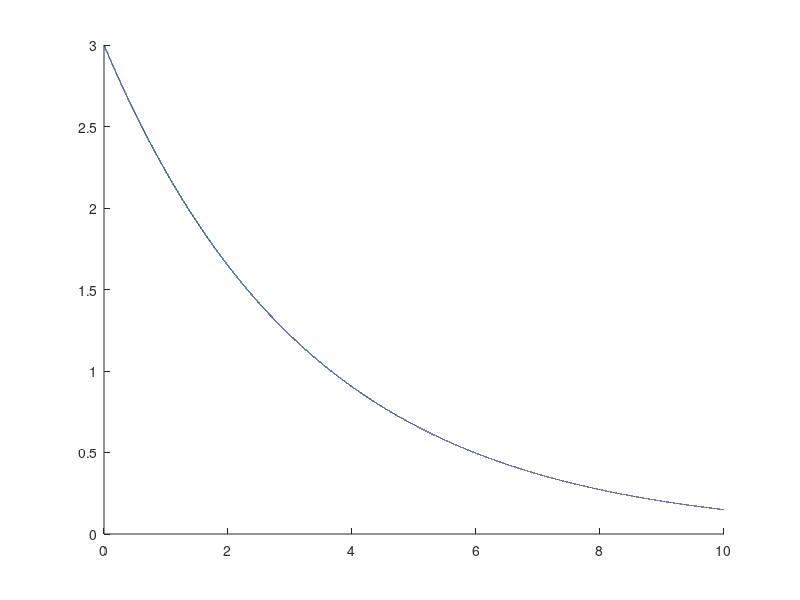
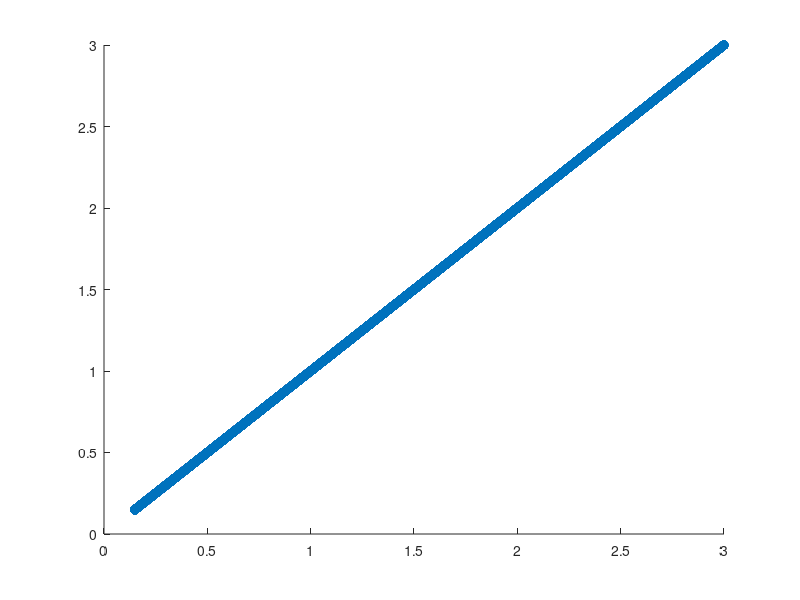
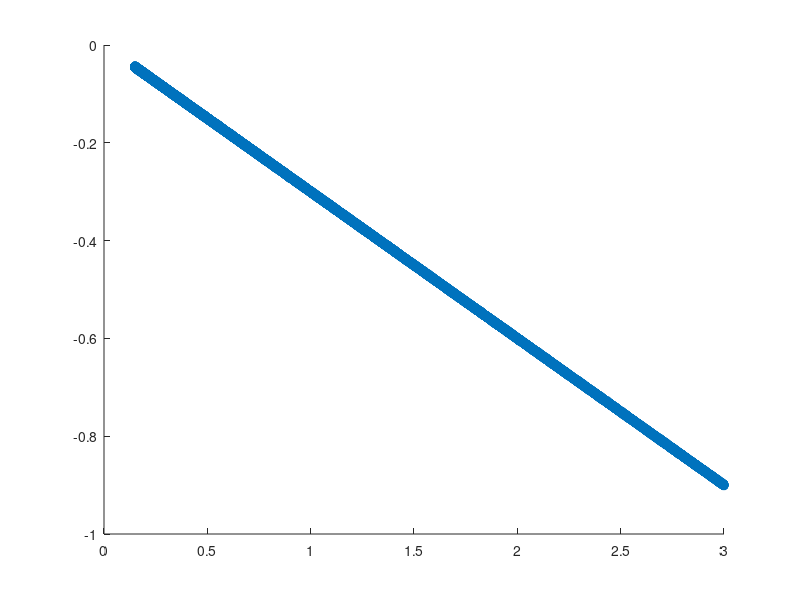

The MATLAB source for these figures, in order: (Note: this script raises an error after producing the figures.)
clear all
close all
addpath('functions', 'data');
clc

delta_t = 0.0001;
T = 10;

sigma = 0.00001;

x0 = 3;
x = zeros( 1, ceil(T/delta_t)+1 );

x(:, 1) = x0;

a = -0.3;

for t = 2:length(x)
    x(:, t) = (1 + a * delta_t) * x(:,t-1) + sigma * sqrt(delta_t) * randn(1);
end

t = 0:delta_t:T;

figure(); hold on;
plot(t, x(1,:), '-')
plot(t, x0.*exp(a.*t), 'k--')
hold off;

figure(); hold on;
scatter(x(1, 1:end-1), x(1, 2:end))

dx =  (x(1, 3:end) -  x(1, 1:end-2)) / (2 .* delta_t);

figure(); hold on;
scatter(x(1, 2:end-1), dx)

%%
clear all;
close all;
clc;

param = [3.2, 0.02, 6.29];

func_derivative = @(t, X, param) [
    -param(3) .* X(2,:) - 0.05 .* X(1,:) .* ( X(1,:).^2 + X(2,:).^2 - param(1).^2 );
     param(3) .* X(1,:) - 0.05 .* X(2,:) .* ( X(1,:).^2 + X(2,:).^2 - param(1).^2 )
];

dt = 1/12;

T = 30;
Y_0 = [param(1), 0];

Y = zeros( 2, ceil(T/dt)+1 );
Y(:,1) = Y_0;

sigma = 0.2;

for t = 2:length(Y)
    
    rad_noise = 0.1 .* sqrt(dt) .* randn(1) .* Y(:, t-1)./norm(Y(:, t-1));
    
    phase_noise = 0.2 .* sqrt(dt) .* randn(1) .* [Y(2, t-1); -Y(1, t-1)]./norm(Y(:, t-1));
    
    Y(:,t) = RK4step(func_derivative, param, t*dt, Y(:,t-1), dt) + rad_noise + phase_noise;
end

t = 0:dt:T;
Y3 = param(2).* ( exp(param(1) + Y(2,:) ) - 1 );

figure('Position', [100, 100, 800, 400]);
subplot(1,2,1); hold on;
plot(t, Y(1,:))
plot(t, Y(2,:))
plot(t, param(1)*cos(param(3)*t), '--')
title('Realizations')
legend('Y1', 'Y2', 'a cos(wt)')
xlabel('time')
ylabel('Value')
grid on; hold off;
subplot(1,2,2); hold on;
plot(Y(1,:), Y(2,:))
title('Phase Portrait')
xlabel('Y1')
ylabel('Y2')
grid on; hold off;
sgtitle({'Simulation of my SDE'})

figure('Position', [100, 100, 800, 400]);
subplot(1,2,1); hold on;
plot(t, Y3)
title('Realizations')
legend('Y3')
xlabel('time')
ylabel('Value')
grid on; hold off;
subplot(1,2,2); hold on;
plot(Y(1,:), Y3)
title('Phase Portrait')
xlabel('Y1')
ylabel('Y2')
grid on; hold off;
sgtitle({'Simulation of my SDE'})